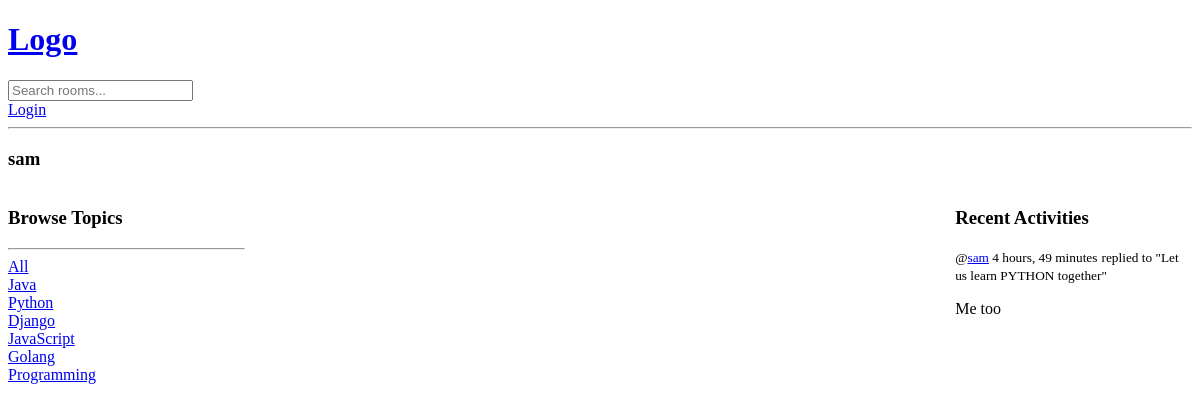
Before: /user-profile/3/ with the older database file.
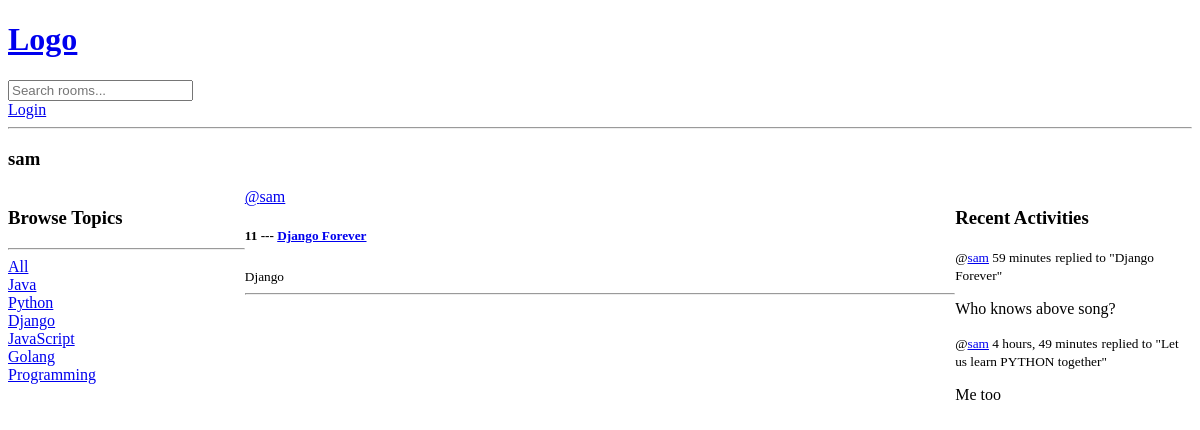
After: the same page with the newer database file.
### base/models.py (models this page shows)
class Topic(models.Model):
    name = models.CharField(max_length=200)
    def __str__(self):
        return self.name

class Message(models.Model):
    user = models.ForeignKey(User, on_delete=models.CASCADE)
    room = models.ForeignKey(Room, on_delete=models.CASCADE)
    body = models.TextField()
    updated = models.DateTimeField(auto_now=True)
    created = models.DateTimeField(auto_now_add=True)
    class Meta:
        ordering = ['-updated', '-created']
    def __str__(self):
        return str(self.body[0:50])

class Room(models.Model):
    host = models.ForeignKey(User, on_delete=models.SET_NULL, null=True)
    topic = models.ForeignKey(Topic, on_delete=models.SET_NULL, null=True)
    name = models.CharField(max_length=200)
    description = models.TextField(null=True, blank=True)
    participants = models.ManyToManyField(User, related_name='participants', blank=True)
    updated = models.DateTimeField(auto_now=True)
    created = models.DateTimeField(auto_now_add=True)
    class Meta:
        ordering = ['-updated', '-created']
    def __str__(self):
        return str(self.name)

### base/views.py (the view)
# urls.py: path('user-profile/<str:pk>/', views.userProfile, name="user-profile"),
def userProfile(request: any, pk: str) -> HttpResponse:
    user = User.objects.get(id=pk)
    rooms = user.room_set.all()
    room_messages = user.message_set.all()
    topics = Topic.objects.all()
    context = {
        'user' : user,
        'rooms' : rooms,
        'room_messages' : room_messages,
        'topics' : topics
    }
    return render(request, 'base/profile.html', context)

### base/templates/base/profile.html (shortened to what this page needs)
{% extends 'main.html' %}
{% block content %}
<h3>{{ user.username }}</h3>
<div class="profile-container">
    <div>
        {% include 'base/topic_component.html' %}
    </div>
    <div>
        {% include 'base/feed_component.html' %}
    </div>
    <div>
        {% include 'base/activity_component.html' %}
    </div>
</div>
{% endblock %}

### templates/main.html (shortened to what this page needs)
<!DOCTYPE html>
<html lang="en">
<head>
</head>
<body>
    {% include 'navigation.html'  %}
    {% block content %}
    {% endblock %}
</body>
</html>

### templates/navigation.html
<a href="/">
    <h1>Logo</h1>
</a>
<form method="GET" action="{% url 'home' %}">
    <input type="text" name="q" placeholder="Search rooms...">
</form>
{% if request.user.is_authenticated %}
    <p>Hello {{ request.user }} 👋🏼 </p>
    <a href="{% url 'logout' %}">Logout</a>
{% else %}
    <a href="{% url 'login' %}">Login</a>
{% endif %}
<hr>

### base/templates/base/topic_component.html
<h3>Browse Topics</h3>
<hr>
<div>
    <a href="{% url 'home' %}">All </a>
</div>
{% for topic in topics %}
    <div>
        <a href="{% url 'home' %}?q={{ topic.name }}">{{ topic.name }}</a>
    </div>
{% endfor %}

### base/templates/base/feed_component.html (shortened to what this page needs)
<div>
    {% for room in rooms %}
        <a href="{% url 'user-profile' room.host.id %}">@{{ room.host.username }}</a>
        <h5>{{ room.id }} --- <a href="{% url 'room' room.id %}">{{ room.name }}</a></h5>
        <small>{{ room.topic }}</small>
        <hr>
    {% endfor %}
</div>

### base/templates/base/activity_component.html
<h3>Recent Activities</h3>
{% for message in room_messages %}
<div>
    <small>@<a href="{% url 'user-profile' message.user.id %}">{{ message.user }}</a> {{ message.created|timesince }}</small>
    <small>replied to "{{ message.room }}" </small>
    <p>{{ message }}</p>
</div>
{% endfor %}

### base/templates/base/profile.html (style rules this page uses)
.profile-container { display: grid; grid-template-columns: 1fr 3fr 1fr; }

Changed rows visible on the page:
added Room: host.username "sam", id "11", name "Django Forever", topic "Django"
added Message: user "sam", created "59 minutes", room "Django Forever", body "Who knows above song?"
